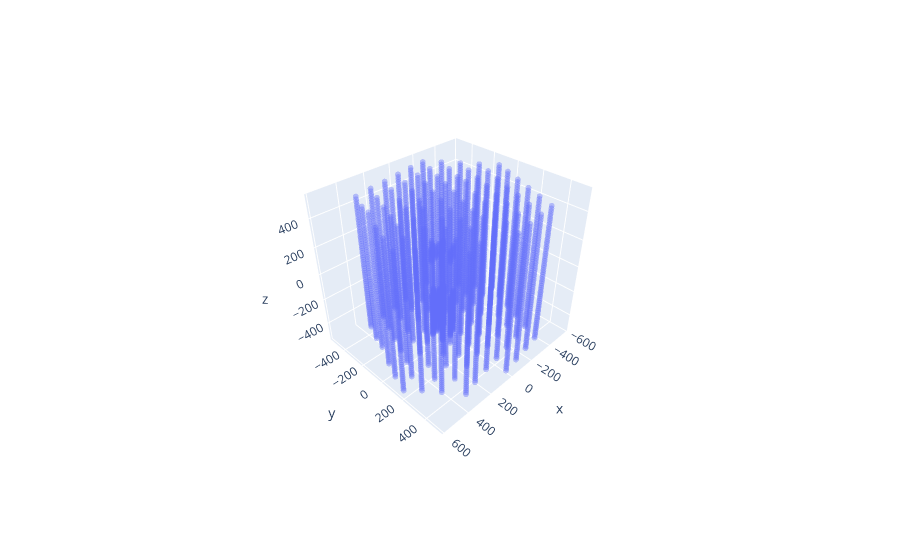

Here is the notebook cell this chart was saved with:
### Code cell
fig = px.scatter_3d(sensor_geometry, x='x', y='y', z='z', opacity=0.4)
fig.update_traces(marker_size=2)
fig.show()

### Figure 1 — Plotly figure (JSON) as saved in the notebook; plotly's stock layout.template omitted (floating-point values rounded to 4 significant figures; data arrays with more than 128 entries replaced by an {"elided": "..."} marker saying what was removed)
{"data": [{"hovertemplate": "x=%{x}<br>y=%{y}<br>z=%{z}<extra></extra>", "legendgroup": "", "marker": {"color": "#636efa", "opacity": 0.4, "symbol": "circle", "size": 2}, "mode": "markers", "name": "", "scene": "scene", "showlegend": false, "x": {"elided": "5160 float values"}, "y": {"elided": "5160 float values"}, "z": {"elided": "5160 float values"}, "type": "scatter3d"}], "layout": {"scene": {"domain": {"x": [0, 1], "y": [0, 1]}, "xaxis": {"title": {"text": "x"}, "type": "linear"}, "yaxis": {"title": {"text": "y"}, "type": "linear"}, "zaxis": {"title": {"text": "z"}, "type": "linear"}, "aspectratio": {"x": 1.072, "y": 0.9628, "z": 0.9691}, "aspectmode": "auto", "camera": {"up": {"x": 0, "y": 0, "z": 1}, "center": {"x": 0, "y": 0, "z": 0}, "eye": {"x": 1.623, "y": 1.623, "z": 1.623}, "projection": {"type": "perspective"}}}, "legend": {"tracegroupgap": 0}, "margin": {"t": 60}, "autosize": true}}
